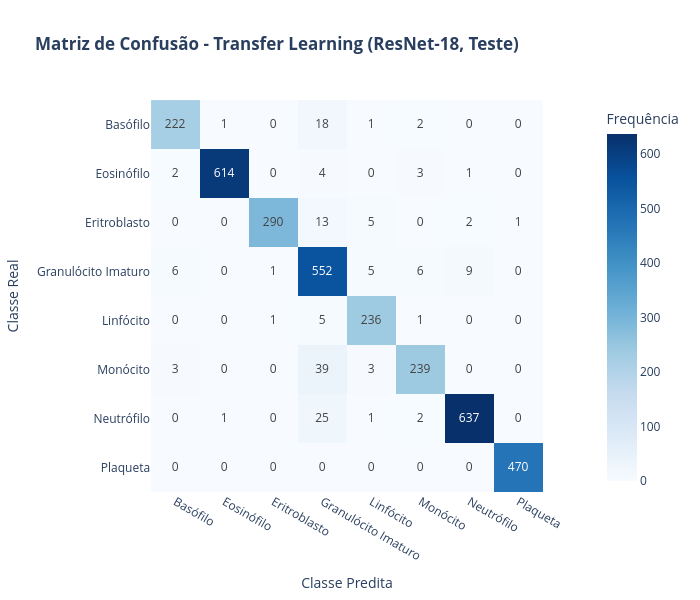

The notebook cell this image was saved under:
### Markdown cell above
### Teste

### Code cell
import torch
import plotly.express as px
from sklearn.metrics import classification_report
import ml3.transfer_d as transfer_d

# Nomes das 8 classes do BloodMNIST
class_names = [
    'Basófilo', 'Eosinófilo', 'Eritroblasto', 'Granulócito Imaturo',
    'Linfócito', 'Monócito', 'Neutrófilo', 'Plaqueta'
]

best_resnet = transfer_d.get_pretrained_resnet18(num_classes=8)
best_resnet.load_state_dict(torch.load('best_model_resnet18_item_d.pth'))

res_transfer = transfer_d.evaluate_model(best_resnet, test_loader, device=DEVICE)

print(f"Acurácia Balanceada (Teste) : {res_transfer['bal_acc']:.4f}")
print(f"F1-Score Macro (Teste)      : {res_transfer['f1_macro']:.4f}")

print("--- Relatório Detalhado por Classe ---")
print(classification_report(res_transfer['targets'], res_transfer['preds'], target_names=class_names, digits=4))

# 4. Plotar Matriz de Confusão Interativa (Plotly)
fig_cm = px.imshow(
    res_transfer['cm'],
    x=class_names,
    y=class_names,
    text_auto=True,
    color_continuous_scale='Blues',
    title="<b>Matriz de Confusão - Transfer Learning (ResNet-18, Teste)</b>",
    labels=dict(x="Classe Predita", y="Classe Real", color="Frequência")
)

fig_cm.update_layout(template="plotly_white", width=700, height=600)
fig_cm.show()

### Figure 1 — Plotly figure (JSON) as saved in the notebook; plotly's stock layout.template omitted (floating-point values rounded to 4 significant figures)
{"data": [{"coloraxis": "coloraxis", "hovertemplate": "Classe Predita: %{x}<br>Classe Real: %{y}<br>Frequência: %{z}<extra></extra>", "name": "0", "texttemplate": "%{z}", "type": "heatmap", "x": ["Basófilo", "Eosinófilo", "Eritroblasto", "Granulócito Imaturo", "Linfócito", "Monócito", "Neutrófilo", "Plaqueta"], "xaxis": "x", "y": ["Basófilo", "Eosinófilo", "Eritroblasto", "Granulócito Imaturo", "Linfócito", "Monócito", "Neutrófilo", "Plaqueta"], "yaxis": "y", "z": [[222, 1, 0, 18, 1, 2, 0, 0], [2, 614, 0, 4, 0, 3, 1, 0], [0, 0, 290, 13, 5, 0, 2, 1], [6, 0, 1, 552, 5, 6, 9, 0], [0, 0, 1, 5, 236, 1, 0, 0], [3, 0, 0, 39, 3, 239, 0, 0], [0, 1, 0, 25, 1, 2, 637, 0], [0, 0, 0, 0, 0, 0, 0, 470]]}], "layout": {"coloraxis": {"autocolorscale": false, "colorbar": {"title": {"text": "Frequência"}}, "colorscale": [[0, "rgb(247,251,255)"], [0.125, "rgb(222,235,247)"], [0.25, "rgb(198,219,239)"], [0.375, "rgb(158,202,225)"], [0.5, "rgb(107,174,214)"], [0.625, "rgb(66,146,198)"], [0.75, "rgb(33,113,181)"], [0.875, "rgb(8,81,156)"], [1, "rgb(8,48,107)"]]}, "height": 600, "title": {"text": "<b>Matriz de Confusão - Transfer Learning (ResNet-18, Teste)</b>"}, "width": 700, "xaxis": {"anchor": "y", "constrain": "domain", "domain": [0, 1], "scaleanchor": "y", "title": {"text": "Classe Predita"}}, "yaxis": {"anchor": "x", "autorange": "reversed", "constrain": "domain", "domain": [0, 1], "title": {"text": "Classe Real"}}}}
